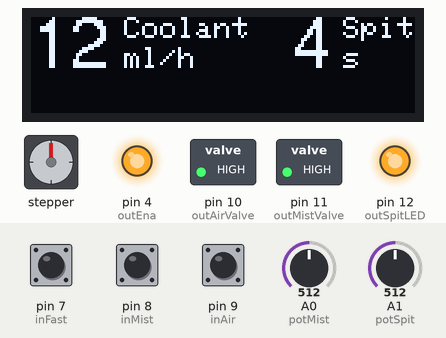
Simulated run of this sketch. Board: Arduino Uno, built with avr-gcc and run on an emulated ATmega328P. Shown: stepper motor, 128×32 one-colour display, switched loads named in the sketch (green lamp = pin HIGH), output pins drawn as LEDs (lit = HIGH). Wiring (inferred from the names in the program): stepper motor driver (200 steps per turn assumed): step pin 3; direction pin 2. Inputs (shaded band) come from the test bench; at power-on: pin 8 (inMist) HIGH, pin 7 (inFast) HIGH, pin 9 (inAir) HIGH, A1 (potSpit) = 512, A0 (potMist) = 512. Pins used as bus, display or sensor lines are not drawn.

Above: at 1.2 s.
1.3 s: pin 8 (inMist) pulled LOW for 1 s
At 1.6 s:
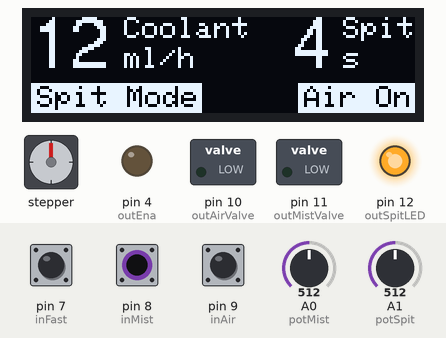
3.8 s: pin 7 (inFast) pulled LOW for 1 s
At 3.96 s:
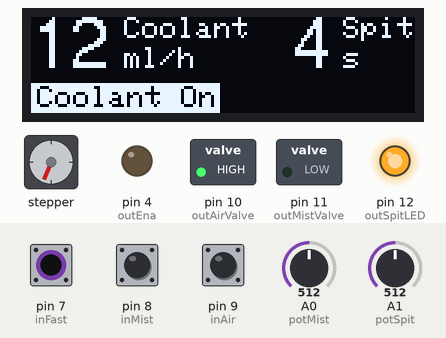
6.3 s: pin 9 (inAir) pulled LOW for 0.15 s
At 6.39 s:
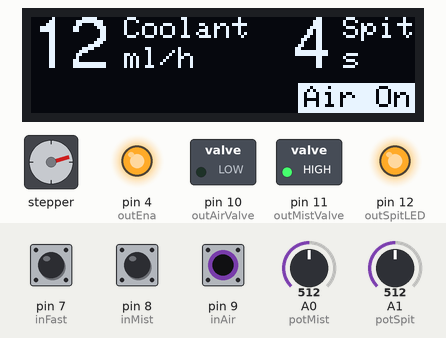
7.9 s: A1 (potSpit) set to 887
At 8.9 s:
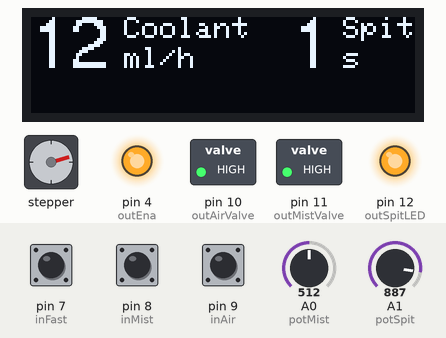
9.4 s: A1 (potSpit) set to 904
At 10.6 s:
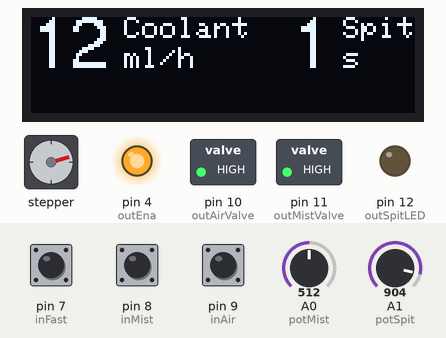
10.9 s: pin 7 (inFast) pulled LOW for 0.15 s
At 11.9 s:
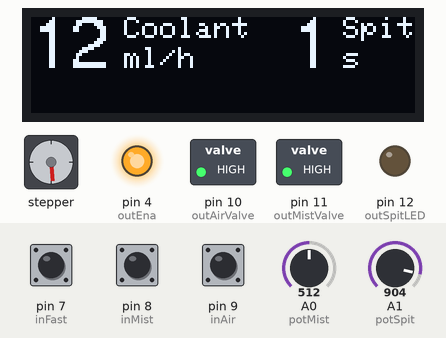
Timing chart, 0 to 13.5 s (numbered marks = the images above; inputs shaded):
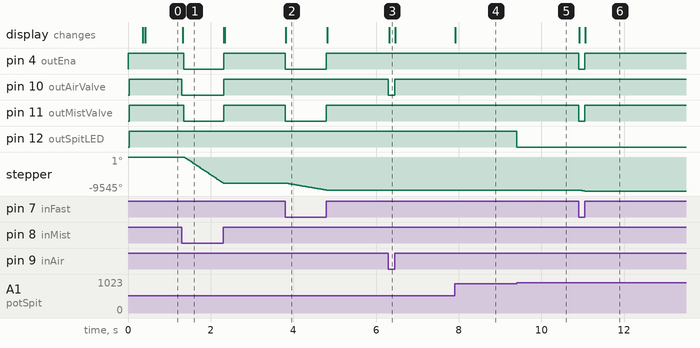

The sketch:

ColdEND_1.0.ino
```cpp
// (licence header left out)
#define potMist A0
#define potSpit A1

#define SSD1306                             // Uncomment for OLED with SSD1306 controller
// #define SH1106                              // Uncomment for OLED with SH1106 controller

#define SCREEN_WIDTH 128                    // OLED display width, in pixels
#define SCREEN_HEIGHT 32                    // OLED display height, in pixels
#define OLED_RESET     4                    // Reset pin # (or -1 if sharing Arduino reset pin)


// to be calibrated
float mist_max_flow_rate = 50;              // Maximum coolant flow step delay (min. delay time between step LOW and HIGH; calibrate to match ml_per_hour)
int ml_per_hour = 150;                      // Maximum milliliter per hour (needs to be metered before)
int ml_per_hour_min = 1;                    // Minimum milliliter per hours


// #define LINEAR_MILLILITER_PER_SECOND     // Set to 1 for linear control of ml/s
#define EXPONENTIAL_MILLILITER_PER_SECOND   // Set to 0 for exponential control of ml/s


#ifdef SSD1306
  #define oled
  #include <Wire.h>
  #include <Adafruit_GFX.h>
  #include <Adafruit_SSD1306.h>
  #include <Fonts/FreeSans18pt7b.h>
  #include <Fonts/FreeSans12pt7b.h>
  Adafruit_SSD1306 display(SCREEN_WIDTH, SCREEN_HEIGHT, &Wire, OLED_RESET);
#endif

#ifdef SH1106
  #define oled
  #include <Wire.h>
  #include <Adafruit_GFX.h>
  #include <Adafruit_SH1106.h>
  #include <Fonts/FreeSans18pt7b.h>
  #include <Fonts/FreeSans12pt7b.h>
  Adafruit_SH1106 display(OLED_RESET);
#endif


// Pin definition
const int outDir = 2;                       // Direction pin
const int outStep = 3;                      // Step pin
const int outEna = 4;                       // Enable pin
const int inFast = 7;                       // Fast switch
const int inMist = 8;                       // Mist switch
const int inAir = 9;                        // Air switch
const int outAirValve = 10;                 // Air valve pin
const int outMistValve = 11;                // Mist valve pin
const int outSpitLED = 12;                  // Spit LED pin


// Mist and spit variables
float mist_flow_rate;                       // Coolant flow rate value
float fast_flow_rate = 100;                 // Fast mode flow rate value
float spit_flow_rate = 100;                 // Spit flow rate value
float spit_time;                            // Spit mode time
float spit_min_time = 1000;                 // Spit mode minimum time in milliseconds
float spit_max_time = 8000;                 // Spit mode maximum time in milliseconds
int spit_stat = 0;                          // Spit mode state
int mist_pot;                               // Raw mist potentiometer value
int mist_prev;                              // Previous smoothed mist potentiometer value
int mist_smooth;                            // Smoothed mist potentiometer value
int spit_pot;                               // Raw spit potentiometer value
int air_valve = 0;                          // Air valve state (on/off)
int mist_valve = 0;                         // Mist valve state (on/off)
unsigned long spit_start;                   // Spit mode start time in millis
unsigned long spit_stop;                    // Spit mode stop time in millis


// Display variables
float mist_pot_val;
float mist_pot_old;
int spit_pot_val;
int spit_pot_old;
int mist_valve_old;
int air_valve_old;
int spit_mode;


void setup() {
  // Set output pins
  pinMode(outStep, OUTPUT);
  pinMode(outDir, OUTPUT);
  pinMode(outEna, OUTPUT);
  pinMode(outMistValve, OUTPUT);
  pinMode(outAirValve, OUTPUT);
  pinMode(outSpitLED, OUTPUT);

  // Set input pins
  pinMode(inMist, INPUT_PULLUP);
  pinMode(inFast, INPUT_PULLUP);
  pinMode(inAir, INPUT_PULLUP);

  // Set stepper pins
  digitalWrite(outDir, LOW);                // Change direction with HIGH and LOW
  digitalWrite(outEna, HIGH);               // Disable stepper

  // Initialize I2C OLED
  #ifdef SSD1306
    Serial.begin(9600);
    display.begin(SSD1306_SWITCHCAPVCC, 0x3C);
  #endif

  #ifdef SH1106
    Serial.begin(9600);
    display.begin(SH1106_SWITCHCAPVCC, 0x3C);
  #endif
}


void loop() {
  readSpitPot();                            // Read values from spit pot
  readMistPot();                            // Read values from mist pot

  if (spit_time > spit_min_time) {          // Activate spit LED when spit time > 1s
    digitalWrite(outSpitLED, HIGH);
  }
  else {
    digitalWrite(outSpitLED, LOW);
  }

  if (digitalRead(inAir) == LOW) {          // Manually switching air valve
    openAirValve();
  }
  else {
    closeAirValve();
  }

  if (digitalRead(inFast) == LOW) {         // Switch to fast mode (overrides normal operation)
    moveStepper(fast_flow_rate);
  }
  else if (digitalRead(inMist) == LOW) {    // Open air valve, check for spit mode and switch to normal operation
    openAirValve();
    spitMode();
    moveStepper(mist_flow_rate);
  }
  else {                                    // Stops normal operation (including spit mode)
    stopStepper();
    spit_stat = 0;
  }

  #ifdef oled
    prepareDisplay();                       // Refresh display if necessary
  #endif
}


void spitMode() {
  // Spit mode, check for conditions and run for a predefined time
  // If spit mode at times does not start, increase delay time to debounce switch
  if (spit_stat == 0 && spit_time > spit_min_time) {
    air_valve = 1;
    spit_mode = 1;

    #ifdef oled
      prepareDisplay();
    #endif

    delay(30);
    spit_start = millis();
    spit_stop = spit_start + spit_time;
    while ((digitalRead(inMist) == LOW) && (millis() < spit_stop)) {
      moveStepper(spit_flow_rate);
    }
    spit_mode = 0;
  }
  spit_stat = 1;
}

void delayMicrosecondsLong(long t) {
  while (t > 16383) {
    delayMicroseconds(16383);
    t -= 16383;
  }
  delayMicroseconds(t);
}

void moveStepper(int delay) {
  // Open mist valve and run stepper at desired speed
  digitalWrite(outMistValve, LOW);
  digitalWrite(outEna, LOW);
  digitalWrite(outStep, HIGH);
  delayMicrosecondsLong(delay);
  digitalWrite(outStep, LOW);
  delayMicrosecondsLong(delay);
  mist_valve = 1;
}


void stopStepper() {
  digitalWrite(outEna, HIGH);
  digitalWrite(outMistValve, HIGH);
  mist_valve = 0;
}


void openAirValve() {
  digitalWrite(outAirValve, LOW);
  air_valve = 1;
}


void closeAirValve() {
  digitalWrite(outAirValve, HIGH);
  air_valve = 0;
}

float exp_scale = log(ml_per_hour/ml_per_hour_min);

void readMistPot() {
  // Read mist pot, smooth the value and convert it for stepper speed and display output
  mist_prev = mist_smooth;
  mist_pot = analogRead(potMist);
  mist_smooth = 0.1 * mist_pot + 0.9 * mist_prev;
#if defined(LINEAR_MILLILITER_PER_SECOND)
  mist_pot_val = int(max(map(mist_smooth, 0, 1000, ml_per_hour, ml_per_hour_min), ml_per_hour_min));
#elif defined(EXPONENTIAL_MILLILITER_PER_SECOND)
  mist_pot_val = exp(max(0, 1000-mist_smooth)/1000.0*exp_scale)*ml_per_hour_min;
  if (mist_pot_val < 10) {
    mist_pot_val = int(mist_pot_val*10)/10.0;
  } else {
    mist_pot_val = int(mist_pot_val);
  }
#else
  #error LINEAR_MILLILITER_PER_SECOND or EXPONENTIAL_MILLILITER_PER_SECOND must be defined
#endif
  mist_flow_rate = mist_max_flow_rate * ml_per_hour / mist_pot_val;
}


void readSpitPot() {
  // Read spit pot and convert value for spit time and display output
  spit_pot = analogRead(potSpit);
  spit_pot_val = map(spit_pot, 0, 911, 8, 0);
  spit_time = map(spit_pot, 0, 1023, spit_max_time, 0);
}


#ifdef oled
void prepareDisplay() {
  // Check for new values by comparing them to previous values
  // Refresh OLED content only when any of the displayed values have changed
  if (mist_pot_val != mist_pot_old || spit_pot_val != spit_pot_old || mist_valve != mist_valve_old || air_valve != air_valve_old) {
    refreshDisplay();
    mist_pot_old = mist_pot_val;
    spit_pot_old = spit_pot_val;
    mist_valve_old = mist_valve;
    air_valve_old = air_valve;
  }
}

void refreshDisplay() {
  display.clearDisplay();
#if SCREEN_HEIGHT >= 64
  display.setTextSize(1);
  display.setTextColor(WHITE);
  display.setCursor(0, 0);
  display.print("Coolant");
  display.setCursor(101, 0);
  display.print("Spit");
  display.drawLine(0, 12, 128, 12, WHITE);
  display.setFont(&FreeSans18pt7b);
  display.setCursor(0, 42);
#ifdef EXPONENTIAL_MILLILITER_PER_SECOND
  if (mist_pot_val < 10) {
    char s[4];
    dtostrf(mist_pot_val, 3, 1, s);
    display.print(s);
  } else {
    display.print(int(mist_pot_val));
  }
#else
  display.print(int(mist_pot_val));
#endif
  display.setFont();
  display.setTextSize(1);
  if (mist_pot_val < 10) {
#ifdef EXPONENTIAL_MILLILITER_PER_SECOND
    display.setCursor(51, 36);
#else
    display.setCursor(22, 36);
#endif
  }
  else if (mist_pot_val < 100) {
    display.setCursor(41, 36);
  }
  else {
    display.setCursor(60, 36);
  }
  display.print("ml/h");
  display.setFont(&FreeSans18pt7b);
  display.setCursor(101, 42);
  display.print(spit_pot_val);
  display.setFont();
  display.setTextSize(1);
  display.setCursor(122, 36);
  display.print("s");
  display.drawLine(0, 48, 128, 48, WHITE);
  display.setTextColor(BLACK);
  if (mist_valve == 1) {
    display.fillRect(0, 54, 63, 10, WHITE);
    display.setCursor(2, 55);
    display.print("Coolant On");
  }
  else if (spit_mode == 1) {
    display.fillRect(0, 54, 57, 10, WHITE);
    display.setCursor(2, 55);
    display.print("Spit Mode");
  }
  if (air_valve == 1) {
    display.fillRect(89, 54, 39, 10, WHITE);
    display.setCursor(91, 55);
    display.print("Air On");
  }
#else
  display.clearDisplay();
  display.setTextColor(WHITE);

  display.setCursor(101, 0);
  display.setFont(&FreeSans12pt7b);
  display.setCursor(0, 16);
#ifdef EXPONENTIAL_MILLILITER_PER_SECOND
  if (mist_pot_val < 10) {
    char s[4];
    dtostrf(mist_pot_val, 3, 1, s);
    display.print(s);
  } else {
    display.print(int(mist_pot_val));
  }
#else
  display.print(int(mist_pot_val));
#endif

  display.setFont();
  display.setTextSize(1);
  int x = 44;
  if (mist_pot_val < 10) {
#ifdef EXPONENTIAL_MILLILITER_PER_SECOND
    x = 37;
#else
    x = 18;
#endif
  } else if (mist_pot_val < 100) {
    x = 31;
  }
  display.setCursor(x, 0);
  display.print("Coolant");
  display.setCursor(x, 10);
  display.print("ml/h");

  display.setFont(&FreeSans12pt7b);
  display.setCursor(87, 16);
  display.print(spit_pot_val);
  display.setFont();
  display.setTextSize(1);
  display.setCursor(104, 0);
  display.print("Spit");
  display.setCursor(104, 10);
  display.print("s");

  display.setTextColor(BLACK);
  if (mist_valve == 1) {
    display.fillRect(0, 22, 63, 10, WHITE);
    display.setCursor(2, 23);
    display.print("Coolant On");
  }
  else if (spit_mode == 1) {
    display.fillRect(0, 22, 57, 10, WHITE);
    display.setCursor(2, 23);
    display.print("Spit Mode");
  }
  if (air_valve == 1) {
    display.fillRect(89, 22, 39, 10, WHITE);
    display.setCursor(91, 23);
    display.print("Air On");
  }
#endif
  display.display();
}
#endif
```

Measured:
- the behaviour switches between 895 and 896 on A1 (potSpit) (found by bisection; images 4 and 5)
- after the input at 1.3 s, pin 4 (outEna), pin 11 (outMistValve): HIGH → LOW after 0.05 s, → HIGH 0.97 s later; pin 10 (outAirValve): HIGH → LOW at once, → HIGH 1.0 s later; stepper: turns 7356° counter-clockwise in 0.95 s, starting after 0.05 s; the display: changes at once (image 1)
- after the input at 3.8 s, pin 4 (outEna), pin 11 (outMistValve): HIGH → LOW at once, → HIGH 1.0 s later; stepper: turns 1930° counter-clockwise in 1.0 s, starting at once; the display: changes at once (image 2)
- after the input at 6.3 s, pin 10 (outAirValve): HIGH → LOW at once, → HIGH 0.15 s later; the display: changes at once (image 3)
- after the input at 7.9 s, the display: changes at once (image 4)
- after the input at 9.4 s, pin 12 (outSpitLED): HIGH → LOW at once
- after the input at 10.9 s, pin 4 (outEna), pin 11 (outMistValve): HIGH → LOW at once, → HIGH 0.15 s later; stepper: turns 259° counter-clockwise in 0.15 s, starting at once; the display: first changes at once (image 6 shows a later state)
